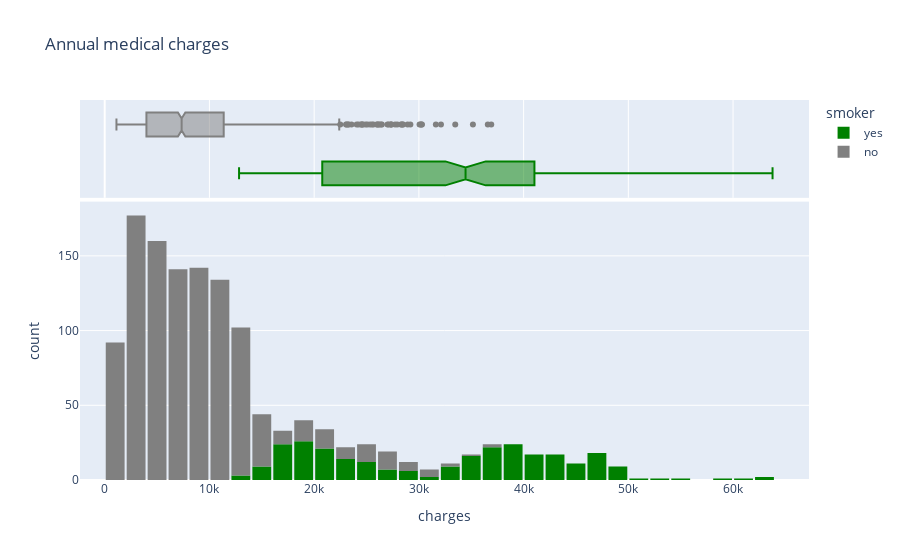

The notebook cell this image was saved under:
### Markdown cell above
IT IS GAUSSIAN DISTRIBUTION WHERER MORE AT CENTER AND DECREASING WHEN WE GO FURTHURE OUR BACKWORD

### Code cell
fig = px.histogram(medical_df,x = 'charges',marginal='box',color='smoker',nbins = 47,color_discrete_sequence=['green','gray'],title='Annual medical charges')
fig.update_layout(bargap = 0.1)
fig.show()

### Figure 1 — Plotly figure (JSON) as saved in the notebook; plotly's stock layout.template omitted (floating-point values rounded to 4 significant figures; data arrays with more than 128 entries replaced by an {"elided": "..."} marker saying what was removed)
{"data": [{"alignmentgroup": "True", "bingroup": "x", "hovertemplate": "smoker=yes<br>charges=%{x}<br>count=%{y}<extra></extra>", "legendgroup": "yes", "marker": {"color": "green", "pattern": {"shape": ""}}, "name": "yes", "nbinsx": 47, "offsetgroup": "yes", "orientation": "v", "showlegend": true, "type": "histogram", "x": {"elided": "274 float values"}, "xaxis": "x", "yaxis": "y"}, {"alignmentgroup": "True", "hovertemplate": "smoker=yes<br>charges=%{x}<extra></extra>", "legendgroup": "yes", "marker": {"color": "green"}, "name": "yes", "notched": true, "offsetgroup": "yes", "showlegend": false, "type": "box", "x": {"elided": "274 float values"}, "xaxis": "x2", "yaxis": "y2"}, {"alignmentgroup": "True", "bingroup": "x", "hovertemplate": "smoker=no<br>charges=%{x}<br>count=%{y}<extra></extra>", "legendgroup": "no", "marker": {"color": "gray", "pattern": {"shape": ""}}, "name": "no", "nbinsx": 47, "offsetgroup": "no", "orientation": "v", "showlegend": true, "type": "histogram", "x": {"elided": "1064 float values"}, "xaxis": "x", "yaxis": "y"}, {"alignmentgroup": "True", "hovertemplate": "smoker=no<br>charges=%{x}<extra></extra>", "legendgroup": "no", "marker": {"color": "gray"}, "name": "no", "notched": true, "offsetgroup": "no", "showlegend": false, "type": "box", "x": {"elided": "1064 float values"}, "xaxis": "x2", "yaxis": "y2"}], "layout": {"bargap": 0.1, "barmode": "relative", "legend": {"title": {"text": "smoker"}, "tracegroupgap": 0}, "title": {"text": "Annual medical charges"}, "xaxis": {"anchor": "y", "domain": [0, 1], "title": {"text": "charges"}}, "xaxis2": {"anchor": "y2", "domain": [0, 1], "matches": "x", "showgrid": true, "showticklabels": false}, "yaxis": {"anchor": "x", "domain": [0, 0.7326], "title": {"text": "count"}}, "yaxis2": {"anchor": "x2", "domain": [0.7426, 1], "matches": "y2", "showgrid": false, "showline": false, "showticklabels": false, "ticks": ""}}}
